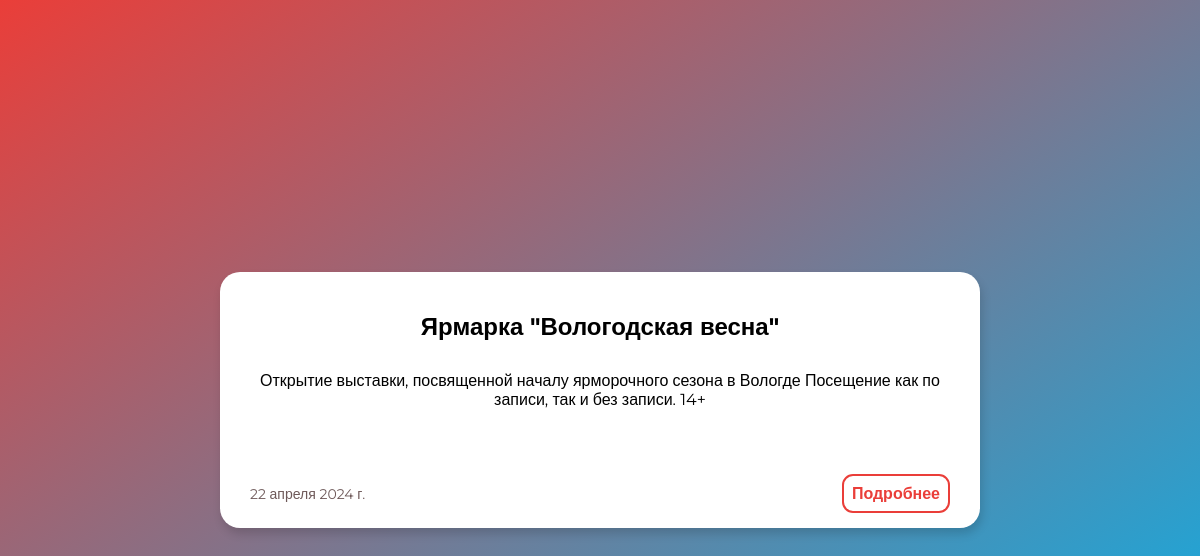
The page /events/12/ (signed in) on the database its author committed.
### events/models.py (models this page shows, shortened)
class Events(models.Model):
    title = models.CharField('Название', max_length=155)
    description = models.CharField('Описание', max_length=250)
    full_text = models.TextField('Мероприятие')
    date = models.DateField('Дата мероприятия')
    class Meta:
        verbose_name = 'Мероприятие'
        verbose_name_plural = 'Мероприятия'

### events/views.py (the view)
# urls.py: path('<int:event_id>/', views.event_detail, name='event_detail'),
@login_required
def event_detail(request, event_id):
    event = get_object_or_404(Events, pk=event_id)
    return render(request, 'events/event_detail.html', {'event': event})

### events/templates/events/event_detail.html (shortened to what this page needs)
{% load static %}
<!doctype html>
<html lang="en">
<head>
    <link rel="stylesheet" type="text/css" href="{% static 'events/event_detail_styles.css' %}">
    <link href="https://unpkg.com/ionicons@4.5.10-0/dist/css/ionicons.min.css" rel="stylesheet">
</head>
<body>
    <div class="form">
        <div class="header">
            <div class="mytitle">
                {{event.title}}
            </div>
        </div>
        <div class="full-text">
            {{event.full_text}}
        </div>
        <div class="bottom-content">
            <div class="date-container">
                <span class="date">
                    {{event.date}}
                </span>
            </div>
            <div class="button-container">
                <a class="add-button" href="{%url 'add_participant' event_id=event.id%}">
                    Подробнее
                </a>
            </div>
        </div>
    </div>
</body>
</html>

### events/static/events/event_detail_styles.css (style rules this page uses)
html { color: #000000; font-family: 'Montserrat', sans-serif; width: 100%; height: 100%; margin: 0; padding: 0; }
body { margin: 0; background: linear-gradient(to bottom right, #ea3e39, #02b4ed); font-family: 'Montserrat', sans-serif; overflow: hidden; display: flex; align-items: center; justify-content: center; height: 100vh; }
.form { background-color: #ffffff; min-width: 680px; border-radius: 20px; padding: 30px 30px 15px 30px; box-shadow: 2px 6px 10px rgba(0, 0, 0, 0.15); max-width: 700px; text-align: center; position: relative; }
.header { display: flex; justify-content: space-between; align-items: center; }
a { text-decoration: none; color: #000000; }
.mytitle { font-weight: bold; font-size: 24px; margin: 10px auto 30px auto; }
.full-text { margin-bottom: 15px; }
.bottom-content { display: flex; justify-content: space-between; align-items: center; margin-top: 65px; }
.date { font-size: 14px; float: left; color: #6e5959; }
.add-button { font-weight: bold; padding: 8px; border: 2px solid #ea3e39; color: #ea3e39; border-radius: 11px; cursor: pointer; transition: color, background-color, transform 0.2s ease; }
.button-container { display: flex; justify-content: flex-end; align-items: flex-end; }
.date-container { display: flex; justify-content: flex-start; align-items: flex-end; }
a { text-decoration: none; }

### rows shown on the page
Events: title "Ярмарка \"Вологодская весна\"", full_text "Открытие выставки, посвященной началу ярморочного сезона в Вологде Посещение как по записи, так и без записи. 14+", date "22 апреля 2024 г."
